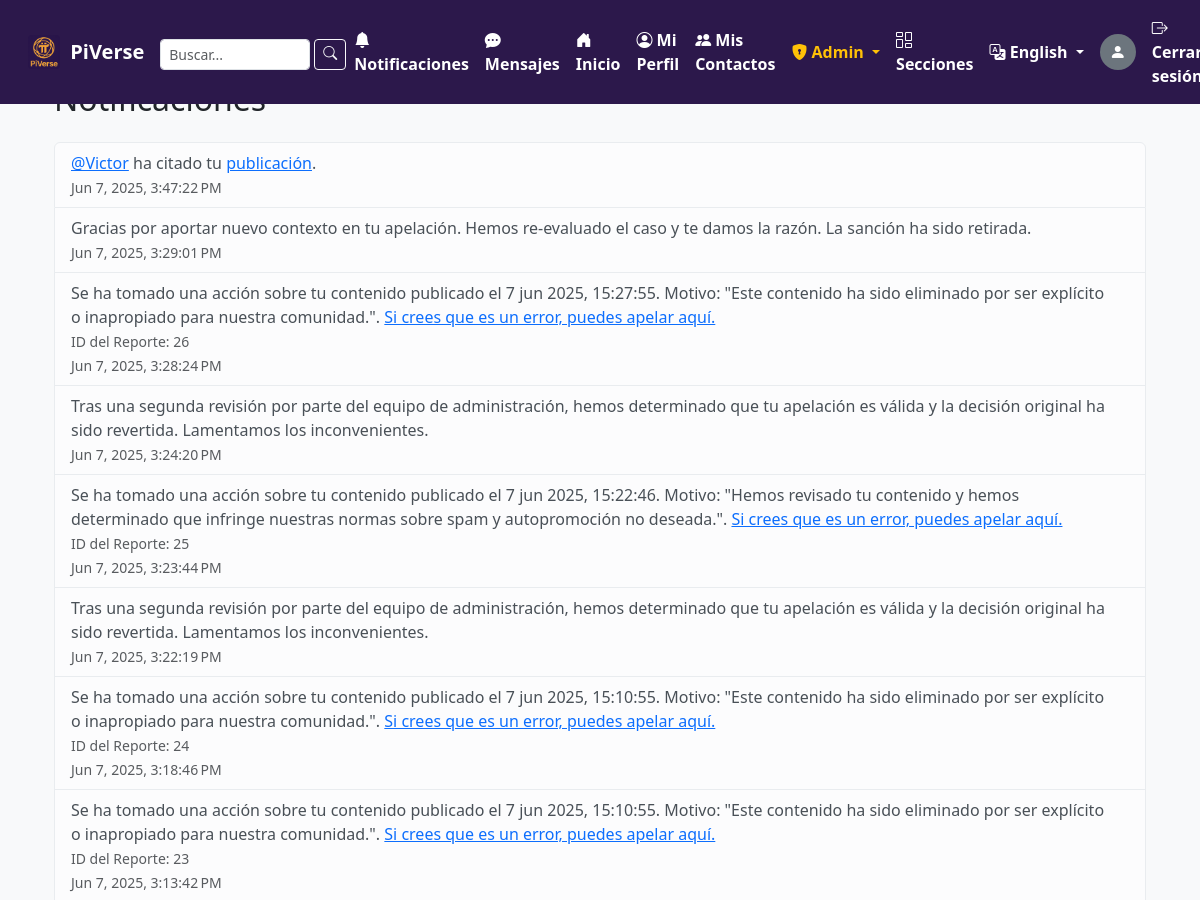
The page /notificaciones (signed in, upper part) on the database as committed earlier.
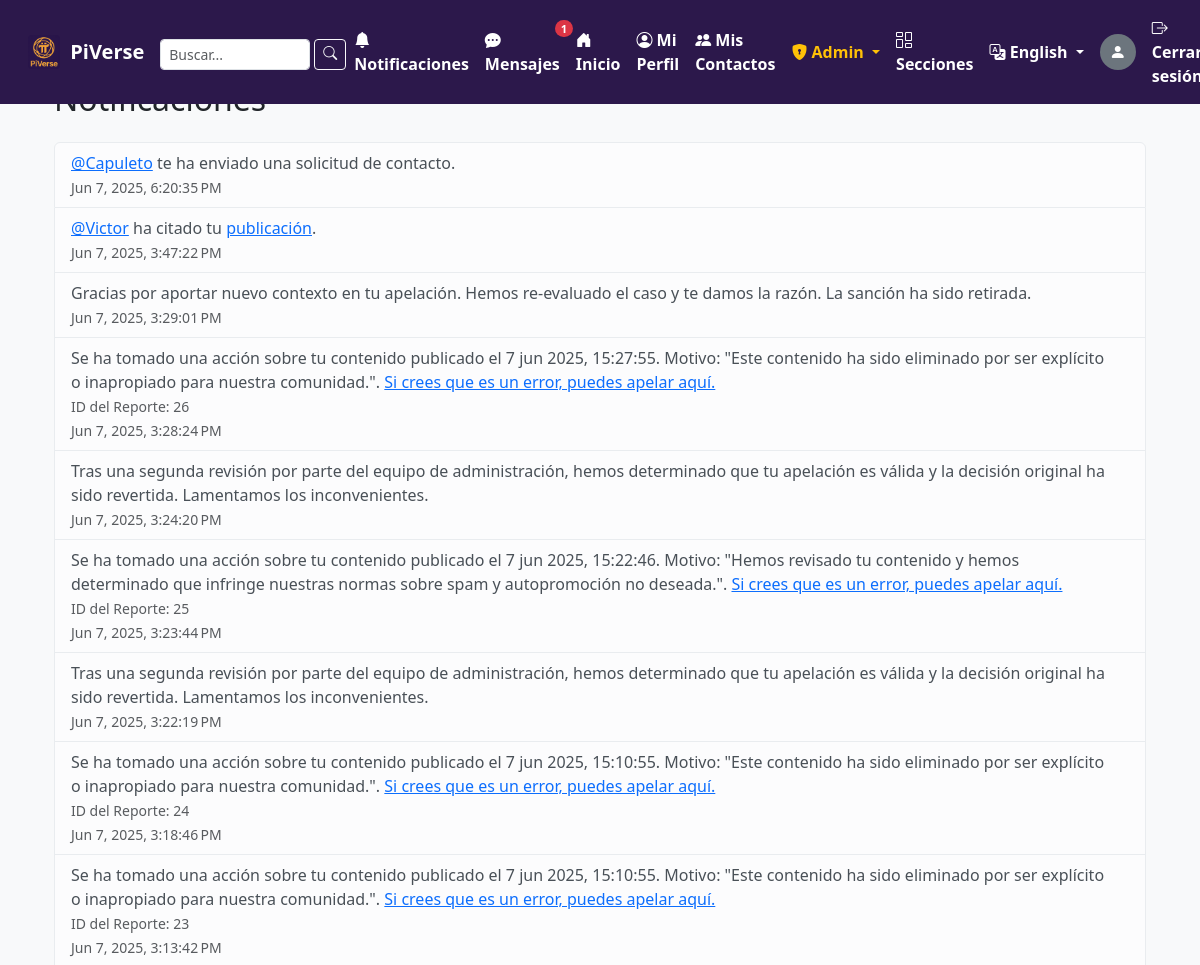
The same page on the database as committed later.
### tables this page shows
CREATE TABLE notificaciones (
                id INTEGER PRIMARY KEY AUTOINCREMENT,
                user_id INTEGER NOT NULL, 
                mensaje TEXT NOT NULL,
                tipo TEXT,  
                referencia_id INTEGER, 
                leida INTEGER DEFAULT 0, 
                timestamp DATETIME DEFAULT CURRENT_TIMESTAMP,
                FOREIGN KEY(user_id) REFERENCES users(id) ON DELETE CASCADE 
            );

### app.py (the view)
@app.route('/notificaciones')
def notificaciones():
    if 'user_id' not in session:
        flash(_('Debes iniciar sesión para ver esta página.'), 'warning')
        return redirect(url_for('login'))
    user_id_actual = session['user_id']
    with sqlite3.connect('users.db') as conn:
        conn.row_factory = sqlite3.Row # Usamos Row Factory para acceder a las columnas por nombre
        c = conn.cursor()
        c.execute('''
            SELECT id, mensaje, timestamp, leida, tipo, referencia_id
            FROM notificaciones WHERE user_id = ?
            ORDER BY leida ASC, timestamp DESC
        ''', (user_id_actual,))
        notificaciones_raw = c.fetchall()
        notificaciones_list = []
        for row in notificaciones_raw:
            notif_dict = dict(row) # Convertimos la fila de la BD a un diccionario
            notif_dict['timestamp'] = parse_timestamp(row['timestamp'])
            notificaciones_list.append(notif_dict)
    return render_template('notificaciones.html', notificaciones=notificaciones_list)

### app.py (called while the page is built)
def select_current_locale():
    user_lang = session.get('language')
    if user_lang and user_lang in app.config['LANGUAGES'].keys():
        return user_lang
    if request:
        return request.accept_languages.best_match(app.config['LANGUAGES'].keys())
    return app.config['BABEL_DEFAULT_LOCALE']

def get_blocked_and_blocking_ids(user_id, c):
    excluded_ids = set()
    if not user_id:
        return excluded_ids
    c.execute("SELECT blocked_user_id FROM blocked_users WHERE blocker_user_id = ?", (user_id,))
    blocked_by_me = {row[0] for row in c.fetchall()}
    c.execute("SELECT blocker_user_id FROM blocked_users WHERE blocked_user_id = ?", (user_id,))
    blocked_me = {row[0] for row in c.fetchall()}
    excluded_ids.update(blocked_by_me)
    excluded_ids.update(blocked_me)
    return excluded_ids

def parse_timestamp(timestamp_str):
    if not timestamp_str:
        return None
    if isinstance(timestamp_str, datetime):
        if timestamp_str.tzinfo:
            return timestamp_str.astimezone(timezone.utc)
        else:
            return timestamp_str.replace(tzinfo=timezone.utc)
    formats_to_try = [
        '%Y-%m-%d %H:%M:%S.%f%z',
        '%Y-%m-%d %H:%M:%S%z',
        '%Y-%m-%d %H:%M:%S.%f',
        '%Y-%m-%d %H:%M:%S'
    ]
    for fmt in formats_to_try:
        try:
            dt_obj = datetime.strptime(timestamp_str, fmt)
            if dt_obj.tzinfo:
                return dt_obj.astimezone(timezone.utc)
            else:
                return dt_obj.replace(tzinfo=timezone.utc)
        except ValueError:
            continue
    print(f"ADVERTENCIA: No se pudo parsear la cadena de timestamp: '{timestamp_str}' con los formatos probados.")
    return None

### templates/notificaciones.html (shortened to what this page needs)
{% extends 'base.html' %}
{% block content %}
<div class="container mt-4">
    <h2 class="mb-4">{{ _('Notificaciones') }}</h2>
    {% if notificaciones %}
        <div class="list-group notification-list">
        {% for notif in notificaciones %}
            <div class="list-group-item list-group-item-action notification-item {% if not notif.leida %}list-group-item-warning fw-bold{% else %}list-group-item-light{% endif %}"
                 data-notif-id="{{ notif.id }}"
                 style="cursor: pointer;">
                <div class="d-flex justify-content-between align-items-center">
                    <div>
                        <span class="d-block notification-message">{{ notif.mensaje|safe }}</span>
                        <small class="text-muted">{{ format_datetime(notif.timestamp, 'medium') if notif.timestamp else '' }}</small>
                    </div>
                </div>
            </div>
        {% endfor %}
        </div>
    {% else %}
        <div class="text-center p-5">
            <i class="bi bi-bell-slash" style="font-size: 3rem;"></i>
            <p class="lead mt-3">{{ _('No tienes notificaciones.') }}</p>
        </div>
    {% endif %}
</div>
{% endblock %}

### templates/base.html (shortened to what this page needs)
<!DOCTYPE html>
<html lang="{{ current_locale.language if current_locale else 'es' }}">
<head>
    <link href="https://cdn.jsdelivr.net/npm/bootstrap@5.3.3/dist/css/bootstrap.min.css" rel="stylesheet">
    <link rel="stylesheet" href="https://cdn.jsdelivr.net/npm/bootstrap-icons@1.11.3/font/bootstrap-icons.min.css">
</head>
<body>
<div class="content-wrapper">
    <nav class="navbar navbar-expand-lg navbar-dark fixed-top px-3">
        <div class="container-fluid">
            <a class="navbar-brand d-flex align-items-center" href="{{ url_for('index') }}">
                <img src="{{ url_for('static', filename='images/piverse.png') }}" alt="{{ _('Logo de PiVerse') }}" style="max-height: 35px; margin-right: 10px; border-radius: 4px;">
                <span style="color: #FFFFFF; font-weight: bold;">PiVerse</span>
            </a>
            <div class="collapse navbar-collapse" id="navbarNav">
                <ul class="navbar-nav ms-auto mb-2 mb-lg-0 align-items-center">
                    {% if 'user_id' in session %}
                        <li class="nav-item">
                            <form class="d-flex pt-1" method="GET" action="{{ url_for('search') }}" role="search">
                                <input class="form-control form-control-sm me-1" type="search" name="q" placeholder="{{ _('Buscar...') }}" aria-label="{{ _('Buscar') }}" style="width: 150px; height: 31px;">
                                <button class="btn btn-sm btn-outline-light" type="submit" style="height: 31px; line-height: 1.2;"><i class="bi bi-search"></i></button>
                            </form>
                        </li>
                        <li class="nav-item">
                            <a class="nav-link position-relative" href="{{ url_for('notificaciones') }}">
                                <i class="bi bi-bell-fill"></i> {{ _('Notificaciones') }}
                            </a>
                        </li>
                        <li class="nav-item">
                            <a class="nav-link position-relative" href="{{ url_for('mensajes') }}">
                                <i class="bi bi-chat-dots-fill"></i> {{ _('Mensajes') }}
                                <span class="badge rounded-pill bg-danger notification-badge {% if unread_messages_count == 0 %}d-none{% endif %}" id="messages-count-badge">
                                    {{ unread_messages_count if unread_messages_count > 0 else '' }}
                                </span>
                            </a>
                        </li>
                        <li class="nav-item"><a class="nav-link" href="{{ url_for('feed') }}"><i class="bi bi-house-door-fill"></i> {{ _('Inicio') }}</a></li>
                        <li class="nav-item"><a class="nav-link" href="{{ url_for('profile') }}"><i class="bi bi-person-circle"></i> {{ _('Mi Perfil') }}</a></li>
                        <li class="nav-item"><a class="nav-link" href="{{ url_for('contactos') }}"><i class="bi bi-people-fill"></i> {{ _('Mis Contactos') }}</a></li>
                        {% if current_user_role in ['moderator', 'coordinator', 'admin'] %}
                        <li class="nav-item dropdown">
                            <a class="nav-link dropdown-toggle" href="#" id="adminDropdown" role="button" data-bs-toggle="dropdown" aria-expanded="false" style="color: #ffc107;">
                                <i class="bi bi-shield-lock-fill"></i> {{ _('Admin') }}
                            </a>
                        </li>
                        {% endif %}
                        <li class="nav-item">
                            <a class="nav-link" href="{{ url_for('sections_list') }}">
                                <i class="bi bi-columns-gap"></i> {{ _('Secciones') }}
                            </a>
                        </li>
                        <li class="nav-item dropdown">
                            <a class="nav-link dropdown-toggle" href="#" id="languageDropdown" role="button" data-bs-toggle="dropdown" aria-expanded="false">
                                <i class="bi bi-translate"></i>
                                {{ available_languages.get(current_locale, _('Idioma')) }}
                            </a>
                        </li>
                        <li class="nav-item me-2 ms-2">
                            {% if foto_usuario_actual %}
                                <a href="{{ url_for('profile') }}">
                                    <img src="{{ url_for('static', filename='uploads/' + foto_usuario_actual) }}" class="rounded-circle" style="width: 36px; height: 36px; object-fit: cover;" alt="{{ _('Foto de perfil de %(username)s', username=display_username_session) }}">
                                </a>
                            {% else %}
                                <a href="{{ url_for('profile') }}" class="text-decoration-none">
                                    <div class="rounded-circle bg-secondary d-flex justify-content-center align-items-center" style="width: 36px; height: 36px;" title="{{ _('Completar perfil') }}">
                                        <i class="bi bi-person-fill text-white"></i>
                                    </div>
                                </a>
                            {% endif %}
                        </li>
                        <li class="nav-item"><a class="nav-link" href="{{ url_for('logout') }}"><i class="bi bi-box-arrow-right"></i> {{ _('Cerrar sesión') }}</a></li>
                    {% endif %}
                </ul>
            </div>
        </div>
    </nav>
    <div class="container">
        {% block content %}{% endblock %}
    </div>
</div>
</body>
</html>

### templates/base.html (style rules this page uses)
body { background-color: #f8f9fa; padding-top: 56px; display: flex; flex-direction: column; min-height: 100vh; }
.content-wrapper { flex: 1 0 auto; }
.navbar { background-color: #2c184b; }
.navbar .navbar-brand img { max-height: 35px; margin-right: 10px; border-radius: 4px; }
.navbar .navbar-brand, .navbar .nav-link { color: #FFFFFF; font-weight: bold; }
.container { margin-top: 20px; }
.notification-badge { position: absolute; top: 0px; right: -5px; padding: 0.25em 0.5em; font-size: 0.7rem; line-height: 1; }

Rows that differ between the two databases and show on the page:
added notificaciones: mensaje "@Capuleto te ha enviado una solicitud de contacto.", timestamp "Jun 7, 2025, 6:20:35 PM"
Other text that changed with them:
{{ unread_messages_count if unread_messages_count > 0 else '' }}: (not shown) → "1"
